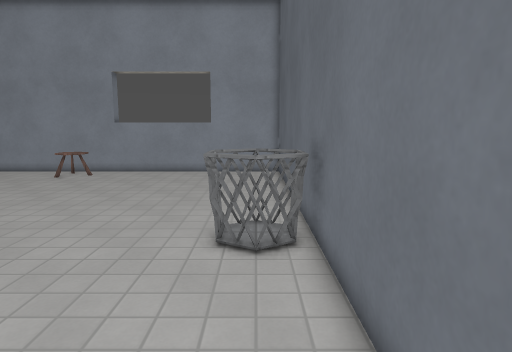
View 1 (above)

16 first-person views from a walk through a 3-D level made in the Godot game engine. The camera is 1.5 m above the floor, tilts 8° down and sees 75° across. The floor is counted in squares, 0.5 m on a side. Each view is taken from the middle of a square. On the plan, view 1 faces up. The plan holds only what a view shows up to about 20 squares ahead; the rest is blank. Surface patterns are stand-ins for the level's own textures.

View 2
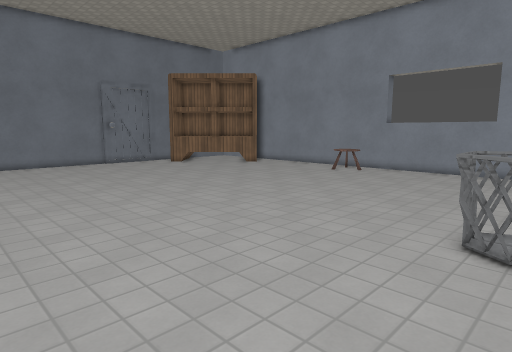

View 3
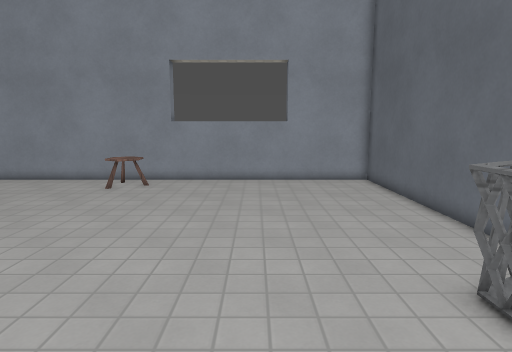

View 4
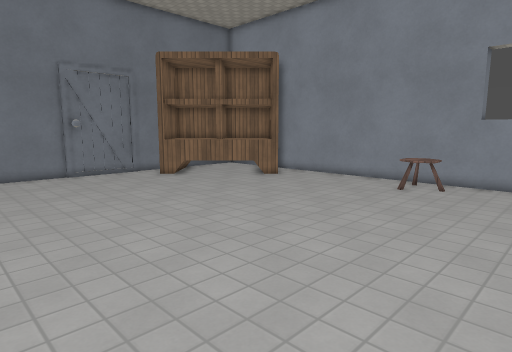

View 5
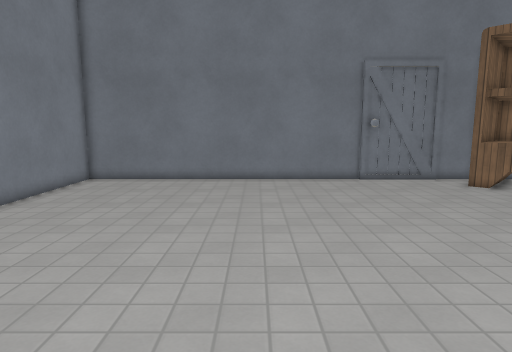

View 6
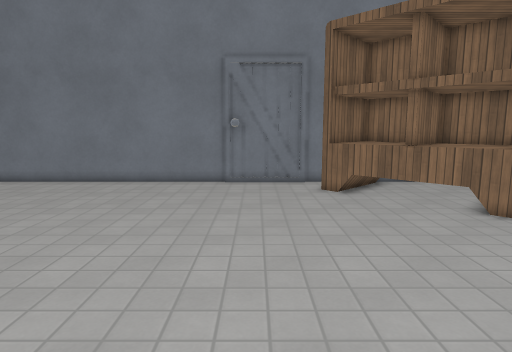

View 7
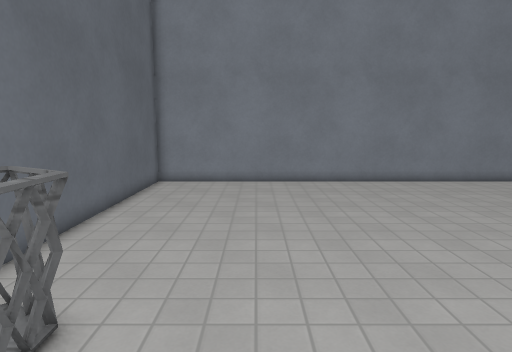

View 8
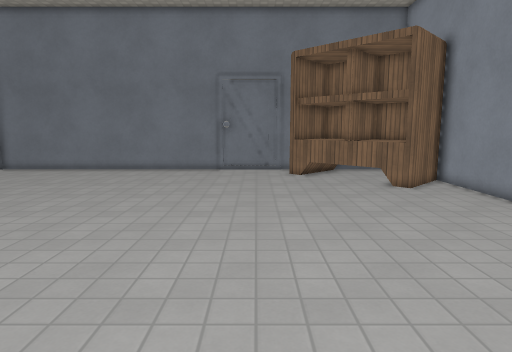

View 9
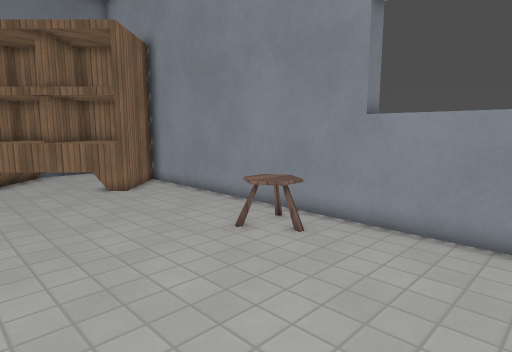

View 10
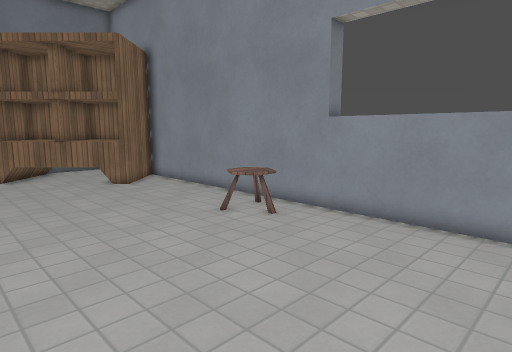

View 11
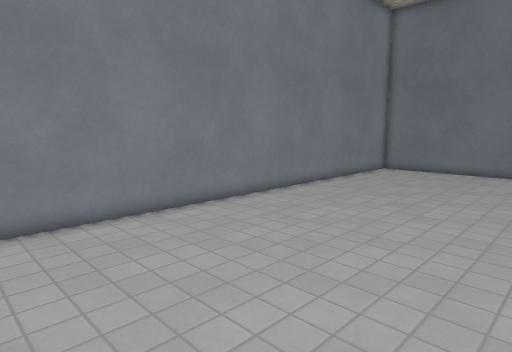

View 12
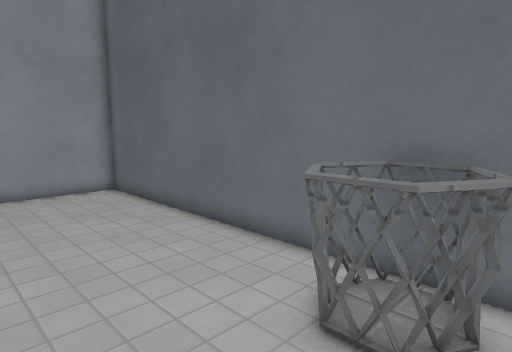

View 13
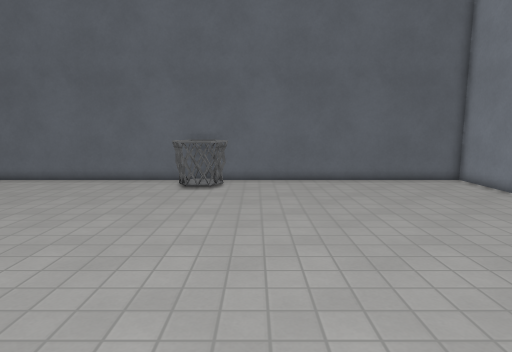

View 14
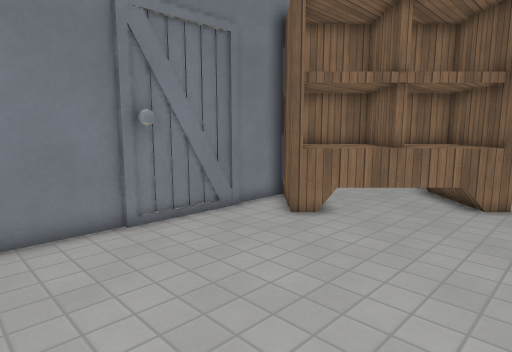

View 15
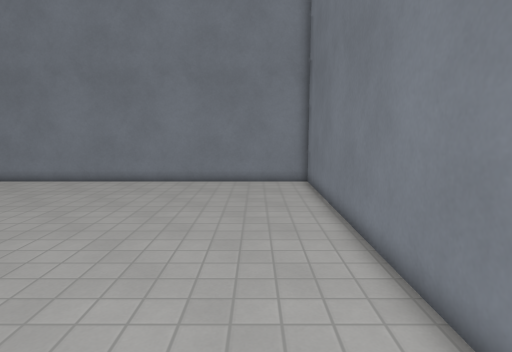

View 16
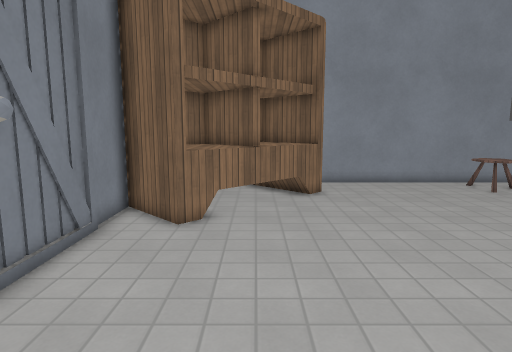

### Floor plan
Points are (right, up) in squares from view 1. A wall is a line through its corners. A room is listed if a view was taken in it or the views show most of it. See-through windows are left out.
Room 1 (views 1, 2, 3, 4, 5, 6, 7, 8, 9, 10, 11, 12, 13, 14, 15, 16)
walls: (-28.8, 10.6) (-28.8, 10.1); (-29, 10.2) (-29, -6.1) (1.6, -6.1) (1.6, 23.8) (-23.8, 23.8); (-28.8, 14.9) (-28.8, 14.4); (-29, 14.6) (-29, 10.5); (-29, 17.9) (-29, 14.8)
objects: wardrobe (-28, 16) to (-22, 22); chair (-13, 21) to (-11, 23); bin (-1, 8) to (1, 10)

Where each view was taken, in squares from view 1:
view 1: 0 up, 0 right, facing up
view 2: 1 down, 1 right, facing up-left
view 3: 4 up, 5 left, facing up
view 4: 4 up, 6 left, facing up-left
view 5: 4 up, 9 left, facing left
view 6: 12 up, 10 left, facing left
view 7: 13 up, 4 left, facing down
view 8: 13 up, 4 left, facing left
view 9: 14 up, 5 left, facing up-left
view 10: 13 up, 3 left, facing up-left
view 11: 5 up, 4 left, facing down-left
view 12: 7 up, 5 left, facing up-right
view 13: 6 up, 18 left, facing right
view 14: 6 up, 19 left, facing up-left
view 15: 13 up, 26 left, facing down
view 16: 5 up, 24 left, facing up
